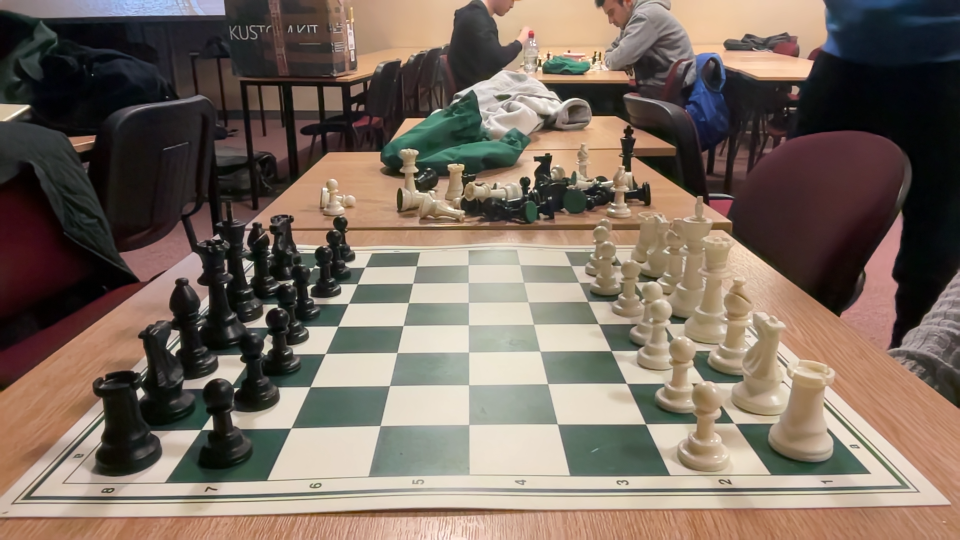
#> input picture ChessgameDUCC/opencv_frame_0.png, 1920 x 1080 px (shown at 1/2 size)
$ python linefinder.py
#> lines starting #> are read from the running program, lines starting #| are printed output that depends on the picture
import math
import cv2 as cv
import numpy as np
import scipy as sp


def hough_line_vertical(img):
    """Returns vertical lines in input image using the houghlines algorithm."""

    lines = cv.HoughLines(img, rho=1, theta=np.pi/360, threshold=150, srn=0, stn=0, min_theta=-1, max_theta=1)
    lines = lines[:50]
    lines = np.reshape(lines, (-1, 2))
    return lines


def hough_line_horizontal(img):
    """Returns horizontal lines in input image using the houghlines algorithm."""

    lines = cv.HoughLines(img, rho=1, theta=np.pi/360, threshold=100, min_theta=np.pi/2-0.3, max_theta=np.pi/2+0.3)
    lines = lines[:100]
    lines = np.reshape(lines, (-1, 2))
    return lines


def rotate_image(image, angle):
    """Rotates input image by input angle."""


    image_center = tuple(np.array(image.shape[1::-1]) / 2)
    rot_mat = cv.getRotationMatrix2D(image_center, angle, 1.0)
    result = cv.warpAffine(image, rot_mat, image.shape[1::-1], flags=cv.INTER_LINEAR)
    return result


def new_horizontal_lines_after_rotation(lines, angle, centre_point):
    """Returns new output lines after being rotated around a centre-point."""

    b = -np.cos(angle)
    a = -np.sin(angle)
    c = -a * centre_point[0] + b * centre_point[1]
    r = abs(c) / (a**2 + b**2)**0.5
    x0 = intersection_polar([r, np.pi/2-angle], [0, np.pi/2])[0]
    points = [intersection_polar(i, [r, np.pi/2 - angle]) for i in lines]
    lines = np.array([[(((x0-i[0])**2+(0-i[1])**2)**0.5), np.pi/2] for i in points])
    return lines


def intersection_polar(line1, line2):
    """Returns the intersection of two lines given in polar form."""

    rho1, theta1 = line1
    rho2, theta2 = line2
    a = np.array([
        [np.cos(theta1), np.sin(theta1)],
        [np.cos(theta2), np.sin(theta2)]
    ])
    b = np.array([[rho1], [rho2]])
    x0, y0 = np.linalg.solve(a, b)
    x0, y0 = int(np.round(x0)), int(np.round(y0))
    return [x0, y0]


def intersection_of_lines(lines):
    """Returns the intersection points of all lines given as a set."""

    points = np.array([intersection_polar(i, j) for i in lines for j in lines if i[1] != j[1]])
    return points


def gaussian_mode_of_points(points, sig):
    """Given an array of 2D points, applies a Gaussian blur, and outputs the largest point."""

    # TODO finetune point selection
    canvas = np.zeros((800, 800))
    for i in points:
        x = i[0]-400
        y = i[1]+400
        if 0 < x < 800 and 0 < y < 800:
            canvas[x, y] += 1
    blurred = sp.ndimage.gaussian_filter(canvas, sigma=sig)
    point = np.unravel_index(blurred.argmax(), blurred.shape)
    x, y = point
    return [x+400, y-400]


def distance_point_and_line(point, line):
    """Returns the distance between a point and a line, with the line given in polar."""

    rho, theta = line
    m, n = point
    a = np.cos(theta)
    b = np.sin(theta)
    c = -a * a * rho - b * b * rho
    d = abs(a * m + b * n + c) / ((a ** 2 + b ** 2) ** 0.5)
    return d


def create_new_line(point, angle):
    """Creates a new line in polar form, given a cartesian input point and angle in radians"""

    b = -np.cos(angle)
    a = -np.sin(angle)
    c = a * point[1] + b * point[0]
    r = abs(c) / (a**2 + b**2)**0.5
    return [r, angle]


# [12 lines left out: function draw_lines, not called in this run]


def filter_vertical_lines(point, lines):
    """
    1) Filters the vertical lines by distance to their disappearing point.
    2) Removes lines not following pattern
    3) Uses correct lines to create a set of fine-tuned lines.
    4) Returns all 9 vertical lines from the chess board.
    """

    # 1)
    distances = np.array([distance_point_and_line(point, i) for i in lines])
    order = np.argsort(distances)
    lines = np.array(lines)[order]
    distances = distances[order]
    lines = lines[:14]
    distances = distances[:14]
    lines = lines[distances < 7]
    order = np.argsort(lines[:, 1])
    lines = lines[order]

    # 2)
    tan_lines = [np.tan(x) for x in lines[:, 1]]
    diffs = [tan_lines[i+1]-tan_lines[i] for i in range(len(tan_lines)-1)]
    median = np.median([i for i in diffs if 0.1 < i < 0.5])
    member = [sum([1 if abs(median-abs(i-j)) < 0.02 else 0 for i in tan_lines]) for j in tan_lines]
    lines = np.array([lines[i] for i in range(len(lines)) if member[i] != 0])
    tan_lines = np.array([tan_lines[i] for i in range(len(tan_lines)) if member[i] != 0])

    # Filters Vertical lines based on distance from best fit
    angle_index = np.array([round(i/median) for i in tan_lines])
    a, b = np.polyfit(angle_index, tan_lines, 1)
    x_vals = np.unique(angle_index)

    new_lines = []
    for i in x_vals:
        best_fit = np.arctan(a * i + b)
        best_ind = np.argmin([abs(best_fit - i[1]) for i in lines])
        if -5 < i < 5:
            new_lines.append(lines[best_ind])
    a, b = np.polyfit(x_vals, [np.tan(i[1]) for i in new_lines], 1)

    # Creates missing lines
    # TODO improve this bit
    point = gaussian_mode_of_points(intersection_of_lines(new_lines), 3)
    missing = np.setdiff1d(np.array([-4, -3, -2, -1, 0, 1, 2, 3, 4]), x_vals)
    for i in missing:
        missing_line = create_new_line(point, np.arctan(a * i + b))
        new_lines.append(missing_line)

    lines = np.array(new_lines)[:, 1]
    order = np.argsort(np.array(lines))
    lines = np.array(new_lines)[order]

    return lines


def filter_horizontal_lines(lines):
    """Finds mode of horizontal lines, and returns filtered lines based on this value."""

    # TODO use better method than mode
    mode = sp.stats.mode(lines[:, 1], keepdims=True)[0]
    lines = lines[abs(lines[:, 1]-mode) <= 0.02]
    return mode, lines


def refilter_horizontal_lines(lines_h, lines_v, dims):
    """1) Calculates intersection points of sorted vertical and unsorted horizontal lines, applies gaussian blur.
    2) Uses hough lines to find line crossing the most intersection points.
    3) Uses this line to return new horizontal lines.
    """

    # 1)
    intersections = np.array([intersection_polar(i, j) for i in lines_v for j in lines_h])
    canvas = np.zeros((800, 1600), np.uint8)
    for i in intersections:
        if 0 < i[1] < dims[1] and 0 < i[0] < dims[0]:
            canvas[i[1], i[0]] += 200
    canvas = sp.ndimage.gaussian_filter(canvas, sigma=0.6)
    canvas = canvas * (int(255 / np.amax(canvas)))

    # 2)
    cross_lines = cv.HoughLines(canvas, rho=1, theta=np.pi/360, threshold=10,
                                min_theta=np.pi*4/3, max_theta=np.pi*3/2-0.25)
    cross_lines = np.reshape(cross_lines, (-1, 2))[:10]
    y_intersect = [1 if 640 < intersection_polar(i, [0, 0])[1] < 770 else 0 for i in cross_lines]

    # 3)
    # TODO improve line selection
    for i in range(len(y_intersect)):
        if y_intersect[i] == 1:
            cross_line = cross_lines[i]
            break
        else:
            cross_line = cross_lines[0]

    new_horizontal = np.array([[intersection_polar(cross_line, j)[1], np.pi / 2] for j in lines_v])

    return new_horizontal


def find_lines(img, show_img):
    """Given input image of a chess board, returns the chess board from above as a 1000x1000 image."""

    out = cv.cvtColor(img, cv.COLOR_BGR2GRAY)
    out = cv.blur(out, (3, 3))
    canny_image = cv.Canny(out, 70, 210)

    try:
        # Filter horizontal lines based on mode and rotate image
        lines_h = hough_line_horizontal(canny_image)
        mode, lines_h = filter_horizontal_lines(lines_h)
        lines_h = new_horizontal_lines_after_rotation(lines_h, mode[0], [800, 400])
        canny_image = rotate_image(canny_image, mode[0]*180/np.pi-90)
        resized = rotate_image(img, mode[0]*180/np.pi-90)

        # Find dissapearing point of vertical lines and filter
        lines_v = hough_line_vertical(canny_image)
        points = intersection_of_lines(lines_v)
        point = gaussian_mode_of_points(points, 1)
        lines_v = filter_vertical_lines(point, lines_v)

        # Create horizontal lines based on vertical lines
        lines_h = refilter_horizontal_lines(lines_h, lines_v, (1600, 800))
        # [8 lines of commented-out code are left out]
        return lines_h, lines_v, resized
    except:
        print("Could not find lines")
        return [], [], img

imgs2 = ['ChessgameDUCC/opencv_frame_0.png',
    'ChessgameDUCC/opencv_frame_1.png',
    'ChessgameDUCC/opencv_frame_2.png',
    'ChessgameDUCC/opencv_frame_3.png',
    'ChessgameDUCC/opencv_frame_4.png',
    'ChessgameDUCC/opencv_frame_5.png',
    'ChessgameDUCC/opencv_frame_6.png',
    'ChessgameDUCC/opencv_frame_7.png',
    'ChessgameDUCC/opencv_frame_8.png',
    'ChessgameDUCC/opencv_frame_9.png',
    'ChessgameDUCC/opencv_frame_10.png',
    'ChessgameDUCC/opencv_frame_11.png',
    'ChessgameDUCC/opencv_frame_12.png',
    'ChessgameDUCC/opencv_frame_13.png',
    'ChessgameDUCC/opencv_frame_14.png',
    'ChessgameDUCC/opencv_frame_15.png',
    'ChessgameDUCC/opencv_frame_16.png',
    'ChessgameDUCC/opencv_frame_17.png',
    'ChessgameDUCC/opencv_frame_18.png',
    'ChessgameDUCC/opencv_frame_19.png',
    'ChessgameDUCC/opencv_frame_20.png',
    'ChessgameDUCC/opencv_frame_21.png',
    'ChessgameDUCC/opencv_frame_22.png',
    'ChessgameDUCC/opencv_frame_23.png',
    'ChessgameDUCC/opencv_frame_24.png',
    'ChessgameDUCC/opencv_frame_25.png',
    'ChessgameDUCC/opencv_frame_26.png',
    'ChessgameDUCC/opencv_frame_27.png',
    'ChessgameDUCC/opencv_frame_28.png',
    'ChessgameDUCC/opencv_frame_29.png',
    'ChessgameDUCC/opencv_frame_30.png',
    'ChessgameDUCC/opencv_frame_31.png',
    'ChessgameDUCC/opencv_frame_32.png',
    'ChessgameDUCC/opencv_frame_33.png',
    'ChessgameDUCC/opencv_frame_34.png',
     'ChessgameDUCC/opencv_frame_35.png',
     'ChessgameDUCC/opencv_frame_36.png',
     'ChessgameDUCC/opencv_frame_37.png',
     'ChessgameDUCC/opencv_frame_38.png',
     'ChessgameDUCC/opencv_frame_39.png',
     'ChessgameDUCC/opencv_frame_40.png',
    'ChessgameDUCC/opencv_frame_41.png',
     'ChessgameDUCC/opencv_frame_42.png',
     'ChessgameDUCC/opencv_frame_43.png',
     'ChessgameDUCC/opencv_frame_44.png',
     'ChessgameDUCC/opencv_frame_45.png',
     'ChessgameDUCC/opencv_frame_46.png',
     'ChessgameDUCC/opencv_frame_47.png',
     'ChessgameDUCC/opencv_frame_48.png',
     ]

if __name__ == "__main__":
    for i in imgs2:
        orig1 = cv.imread(i)
#> orig1 is the input picture: shape (1080, 1920, 3); mean B, G, R 95.6, 107.3, 121.8
        h = orig1.shape[0]
        img1 = orig1[int(h * 0.3):h, :]
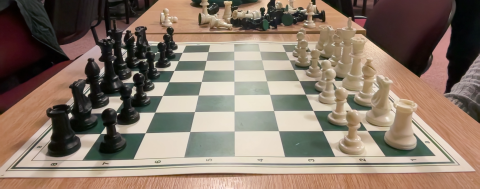
#> img1: shape (756, 1920, 3) (shown at 1/4 size); mean B, G, R 105.9, 120.4, 137.1
        img1 = cv.resize(img1, (1600, 800), interpolation=cv.INTER_AREA)
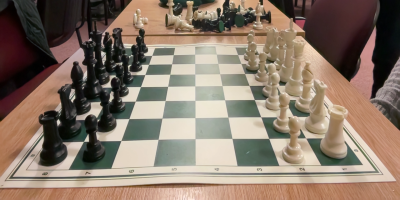
#> img1: shape (800, 1600, 3) (shown at 1/4 size); mean B, G, R 105.8, 120.3, 137
        find_lines(img1,False)
#> in find_lines, `out = cv.cvtColor(img, cv.COLOR_BGR2GRAY)`:
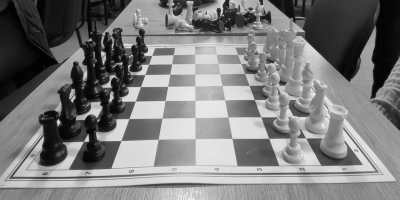
#> out: shape (800, 1600) (shown at 1/4 size); min 0, max 255, mean 123.6
#> in find_lines, `canny_image = cv.Canny(out, 70, 210)`:
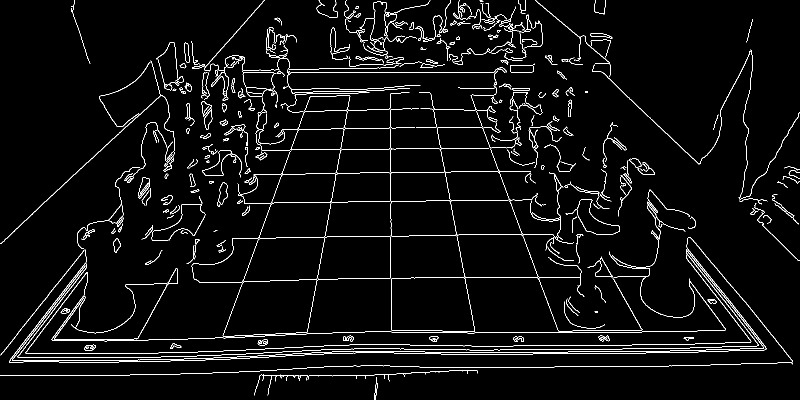
#> canny_image: shape (800, 1600) (shown at 1/2 size); 3.7% white in thin lines or dots
#> in hough_line_horizontal, `lines = cv.HoughLines(img, rho=1, theta=np.pi/360, threshold=100, min_..`: lines = 614 rows, first 8: [717, 1.56], [707, 1.57], [728, 1.54], [412, 1.56], [147, 1.57], [668, 1.57], [720, 1.55], [721, 1.56]
#> in hough_line_horizontal, `lines = lines[:100]`: lines = 100 rows, first 8: [717, 1.56], [707, 1.57], [728, 1.54], [412, 1.56], [147, 1.57], [668, 1.57], [720, 1.55], [721, 1.56]
#> in hough_line_horizontal, `lines = np.reshape(lines, (-1, 2))`: lines = 100 pairs, first value 140 to 774, second value 1.51 to 1.61
#> in find_lines, `lines_h = hough_line_horizontal(canny_image)`: lines_h has the same summary as lines in hough_line_horizontal
#> in filter_horizontal_lines, `mode = sp.stats.mode(lines[:, 1], keepdims=True)[0]`: mode = [1.57]
#> in filter_horizontal_lines, `lines = lines[abs(lines[:, 1]-mode) <= 0.02]`: lines = 61 pairs, first value 140 to 754, second value 1.55 to 1.58
#> in find_lines, `mode, lines_h = filter_horizontal_lines(lines_h)`: mode = [1.57]; lines_h has the same summary as lines in filter_horizontal_lines
#> in new_horizontal_lines_after_rotation, `b = -np.cos(angle)`: b = -0.00329
#> in new_horizontal_lines_after_rotation, `a = -np.sin(angle)`: a = -1
#> in new_horizontal_lines_after_rotation, `c = -a * centre_point[0] + b * centre_point[1]`: c = 798.7
#> in intersection_polar, `rho1, theta1 = line1`: theta1 = 0.00329
#> in intersection_polar, `a = np.array([ [np.cos(theta1), np.sin(theta1)], [np.cos(theta2), np.s..`: a = [[1, 0.00329], [6.12e-17, 1]]
#> in intersection_polar, `b = np.array([[rho1], [rho2]])`: b = [798.7, 0]
#> in intersection_polar, `x0, y0 = np.linalg.solve(a, b)`: x0 = [798.7]; y0 = [-4.89e-14]
#> in intersection_polar, `x0, y0 = int(np.round(x0)), int(np.round(y0))`: x0 = 799; y0 = 0
#> in new_horizontal_lines_after_rotation, `x0 = intersection_polar([r, np.pi/2-angle], [0, np.pi/2])[0]`: x0 = 799
#> in new_horizontal_lines_after_rotation, `points = [intersection_polar(i, [r, np.pi/2 - angle]) for i in lines]`: points = 61 pairs, first value 796 to 798, second value 134 to 748
#> in new_horizontal_lines_after_rotation, `lines = np.array([[(((x0-i[0])**2+(0-i[1])**2)**0.5), np.pi/2] for i i..`: lines = 61 pairs, first value 134 to 748, second value 1.57 to 1.57
#> in find_lines, `lines_h = new_horizontal_lines_after_rotation(lines_h, mode[0], [800, ..`: lines_h has the same summary as lines in new_horizontal_lines_after_rotation
#> in rotate_image, `rot_mat = cv.getRotationMatrix2D(image_center, angle, 1.0)`: rot_mat = [[1, -0.00329, 1.32], [0.00329, 1, -2.63]]
#> call 2 of rotate_image, with angle = -0.189
#> in rotate_image (call 2), `result = cv.warpAffine(image, rot_mat, image.shape[1::-1], flags=cv.IN..`:
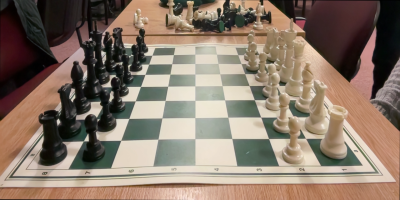
#> result: shape (800, 1600, 3) (shown at 1/4 size); mean B, G, R 105.6, 120.1, 136.8
#> in hough_line_vertical, `lines = cv.HoughLines(img, rho=1, theta=np.pi/360, threshold=150, srn=..`: lines = 1254 rows, first 8: [649, 0.353], [817, -0.354], [814, -0.18], [356, 0.824], [723, 0.178], [725, 0.187], [357, 0.833], [783, 0.00356]
#> in hough_line_vertical, `lines = lines[:50]`: lines = 50 rows, first 8: [649, 0.353], [817, -0.354], [814, -0.18], [356, 0.824], [723, 0.178], [725, 0.187], [357, 0.833], [783, 0.00356]
#> in hough_line_vertical, `lines = np.reshape(lines, (-1, 2))`: lines = 50 pairs, first value 354 to 823, second value -0.808 to 0.833
#> in find_lines, `lines_v = hough_line_vertical(canny_image)`: lines_v has the same summary as lines in hough_line_vertical
#> in intersection_of_lines, `points = np.array([intersection_polar(i, j) for i in lines for j in li..`: points = 2400 pairs, first value -1571 to 3335, second value -2432 to 2902
#> the loop in gaussian_mode_of_points, `for i in points:` made 2400 passes
#> (i, x, y) on passes 1 to 3: ([781, -243], 381, 157), ([782, -247], 382, 153), ([778, -235], 378, 165)
#> in gaussian_mode_of_points, `blurred = sp.ndimage.gaussian_filter(canvas, sigma=sig)`:
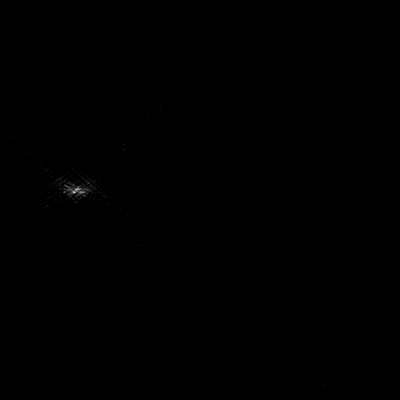
#> blurred: shape (800, 800) float64 (shown at 1/2 size); min 0, max 5.52, mean 0.00322; drawn with min black and max white
#> in gaussian_mode_of_points, `point = np.unravel_index(blurred.argmax(), blurred.shape)`: point = (384, 148)
#> in gaussian_mode_of_points, `x, y = point`: y = 148
#> in find_lines, `point = gaussian_mode_of_points(points, 1)`: point = [784, -252]
#> in filter_vertical_lines, `distances = np.array([distance_point_and_line(point, i) for i in lines])`: distances = 50 values, max 39.95 at index 41, min 0.0146 at index 16, mean 10.32
#> in filter_vertical_lines, `order = np.argsort(distances)`: order = 50 values, max 49 at index 48, min 0 at index 4, mean 24.5
#> in filter_vertical_lines, `distances = distances[order]`: distances = 50 values from 0.0146 to 39.95
#> in filter_vertical_lines, `lines = lines[:14]`: lines = 14 rows, first 8: [823, -0.346], [774, -0.66], [783, 0.00356], [354, 0.815], [649, 0.353], [767, -0.686], [461, 0.667], [725, 0.187]
#> in filter_vertical_lines, `distances = distances[:14]`: distances = [0.0146, 0.0451, 0.0968, 0.228, 0.274, 0.675, 0.777, 1.45, 1.47, 1.62, 1.84, 2.22, 2.42, 3.13]
#> in filter_vertical_lines, `order = np.argsort(lines[:, 1])`: order = [13, 5, 8, 1, 0, 12, 2, 7, 4, 9, 10, 6, 11, 3]
#> in filter_vertical_lines, `lines = lines[order]`: lines = 14 rows, first 8: [727, -0.808], [767, -0.686], [770, -0.668], [774, -0.66], [823, -0.346], [814, -0.18], [783, 0.00356], [725, 0.187]
#> in filter_vertical_lines, `tan_lines = [np.tan(x) for x in lines[:, 1]]`: tan_lines = [-1.05, -0.818, -0.79, -0.776, -0.36, -0.182, 0.00356, 0.189, 0.368, 0.548, 0.773, 0.787, 0.787, 1.06]
#> in filter_vertical_lines, `diffs = [tan_lines[i+1]-tan_lines[i] for i in range(len(tan_lines)-1)]`: diffs = [0.228, 0.0287, 0.0141, 0.416, 0.178, 0.185, 0.185, 0.179, 0.18, 0.225, 0.014, 0, 0.274]
#> in filter_vertical_lines, `median = np.median([i for i in diffs if 0.1 < i < 0.5])`: median = 0.185
#> in filter_vertical_lines, `member = [sum([1 if abs(median-abs(i-j)) < 0.02 else 0 for i in tan_li..`: member = [0, 0, 0, 0, 1, 2, 2, 2, 2, 1, 0, 0, 0, 0]
#> in filter_vertical_lines, `lines = np.array([lines[i] for i in range(len(lines)) if member[i] != ..`: lines = [[823, -0.346], [814, -0.18], [783, 0.00356], [725, 0.187], [649, 0.353], [565, 0.501]]
#> in filter_vertical_lines, `tan_lines = np.array([tan_lines[i] for i in range(len(tan_lines)) if m..`: tan_lines = [-0.36, -0.182, 0.00356, 0.189, 0.368, 0.548]
#> in filter_vertical_lines, `angle_index = np.array([round(i/median) for i in tan_lines])`: angle_index = [-2, -1, 0, 1, 2, 3]
#> in filter_vertical_lines, `a, b = np.polyfit(angle_index, tan_lines, 1)`: a = 0.182; b = 0.0034
#> in filter_vertical_lines, `x_vals = np.unique(angle_index)`: x_vals = [-2, -1, 0, 1, 2, 3]
#> the loop in filter_vertical_lines, `for i in x_vals:` made 6 passes
#> best_fit on passes 1 to 6: -0.346, -0.177, 0.0034, 0.183, 0.352, 0.503
#> after the loop in filter_vertical_lines, `for i in x_vals:`: new_lines has the same summary as lines
#> the loop in gaussian_mode_of_points (call 2), `for i in points:` made 30 passes
#> (i, x, y) on passes 1 to 8: ([779, -266], 379, 134), ([784, -252], 384, 148), ([785, -249], 385, 151), ([784, -252], 384, 148), ([783, -254], 383, 146), ([779, -266], 379, 134), ([784, -239], 384, 161), ([783, -241], 383, 159)
#> in filter_vertical_lines, `point = gaussian_mode_of_points(intersection_of_lines(new_lines), 3)`: point = [784, -252]
#> in filter_vertical_lines, `missing = np.setdiff1d(np.array([-4, -3, -2, -1, 0, 1, 2, 3, 4]), x_va..`: missing = [-4, -3, 4]
#> the loop in filter_vertical_lines, `for i in missing:` made 3 passes
#> (i, b in create_new_line, a in create_new_line, c in create_new_line, r in create_new_line, missing_line) on passes 1 to 3: (-4, -0.81, 0.587, -782.7, 782.7, [782.7, -0.627]), (-3, -0.879, 0.477, -809.3, 809.3, [809.3, -0.497]), (4, -0.807, -0.59, -483.9, 483.9, [483.9, 0.632])
#> after the loop in filter_vertical_lines, `for i in missing:`: new_lines = [[823, -0.346], [814, -0.18], [783, 0.00356], [725, 0.187], [649, 0.353], [565, 0.501], [782.7, -0.627], [809.3, -0.497], [483.9, 0.632]]
#> in filter_vertical_lines, `lines = np.array(new_lines)[:, 1]`: lines = [-0.346, -0.18, 0.00356, 0.187, 0.353, 0.501, -0.627, -0.497, 0.632]
#> in filter_vertical_lines, `order = np.argsort(np.array(lines))`: order = [6, 7, 0, 1, 2, 3, 4, 5, 8]
#> in filter_vertical_lines, `lines = np.array(new_lines)[order]`: lines = [[782.7, -0.627], [809.3, -0.497], [823, -0.346], [814, -0.18], [783, 0.00356], [725, 0.187], [649, 0.353], [565, 0.501], [483.9, 0.632]]
#> in find_lines, `lines_v = filter_vertical_lines(point, lines_v)`: lines_v has the same summary as lines in filter_vertical_lines
#> in refilter_horizontal_lines, `intersections = np.array([intersection_polar(i, j) for i in lines_v fo..`: intersections = 549 pairs, first value 52 to 1509, second value 134 to 748
#> the loop in refilter_horizontal_lines, `for i in intersections:` made 549 passes
#> i on passes 1 to 3: [1479, 707], [1477, 704], [1258, 402]
#> after the loop in refilter_horizontal_lines, `for i in intersections:`:
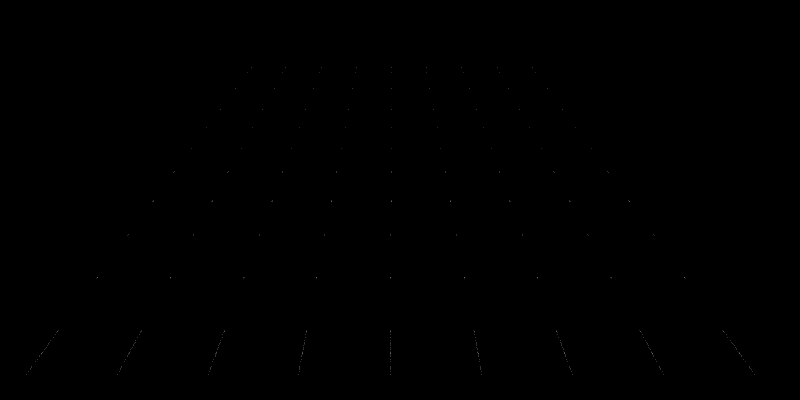
#> canvas: shape (800, 1600) (shown at 1/2 size); min 0, max 200, mean 0.1
#> in refilter_horizontal_lines, `cross_lines = cv.HoughLines(canvas, rho=1, theta=np.pi/360, threshold=..`: cross_lines = 170 rows, first 8: [-647, 4.27], [-717, 4.23], [-798, 4.19], [-652, 4.26], [-720, 4.22], [-722, 4.22], [-665, 4.24], [-659, 4.25]
#> in refilter_horizontal_lines, `cross_lines = np.reshape(cross_lines, (-1, 2))[:10]`: cross_lines = [[-647, 4.27], [-717, 4.23], [-798, 4.19], [-652, 4.26], [-720, 4.22], [-722, 4.22], [-665, 4.24], [-659, 4.25], [-588, 4.29], [-534, 4.32]]
#> in refilter_horizontal_lines, `y_intersect = [1 if 640 < intersection_polar(i, [0, 0])[1] < 770 else ..`: y_intersect = [1, 0, 0, 1, 0, 0, 1, 1, 1, 0]
#> the loop in refilter_horizontal_lines, `for i in range(len(y_intersect)):` made 1 pass
#> in refilter_horizontal_lines, `new_horizontal = np.array([[intersection_polar(cross_line, j)[1], np.p..`: new_horizontal = [[190, 1.57], [221, 1.57], [256, 1.57], [297, 1.57], [344, 1.57], [401, 1.57], [469, 1.57], [554, 1.57], [662, 1.57]]
#> in find_lines, `lines_h = refilter_horizontal_lines(lines_h, lines_v, (1600, 800))`: lines_h has the same summary as new_horizontal in refilter_horizontal_lines
#> (the run stopped early here; a loop or call above may not have finished)
